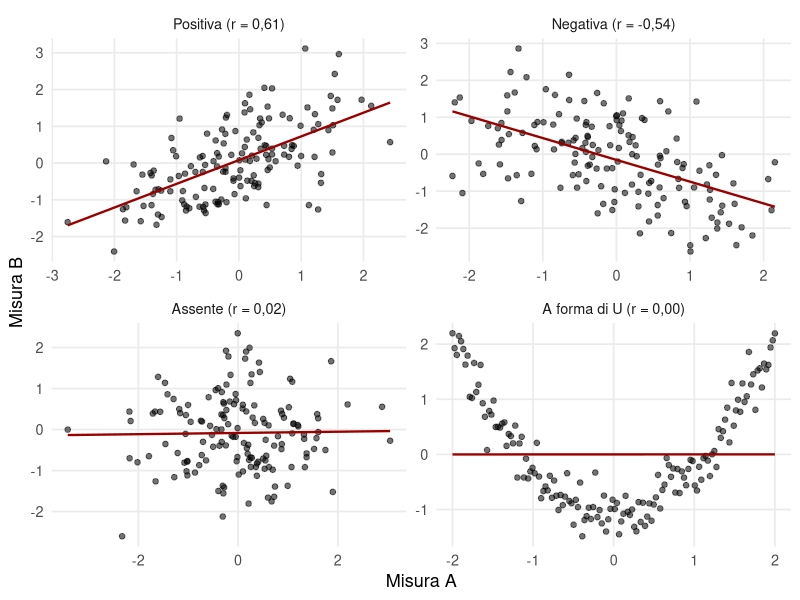
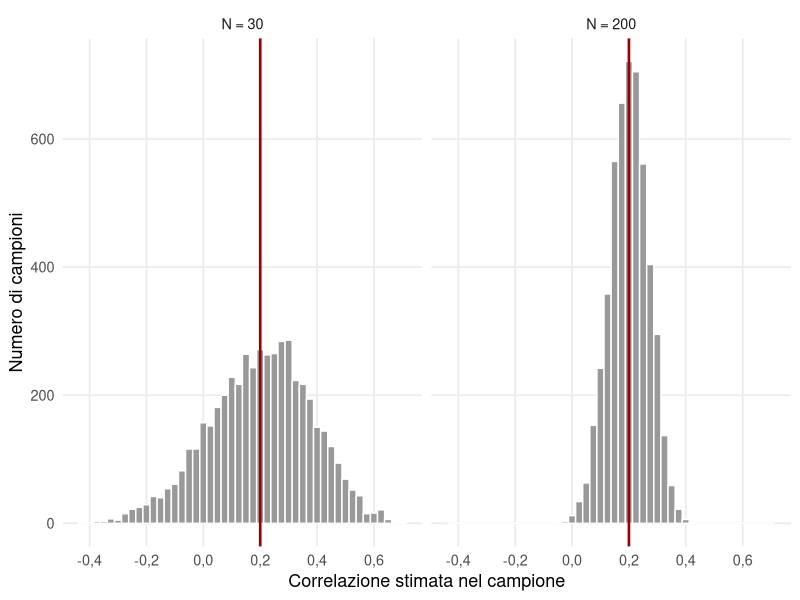
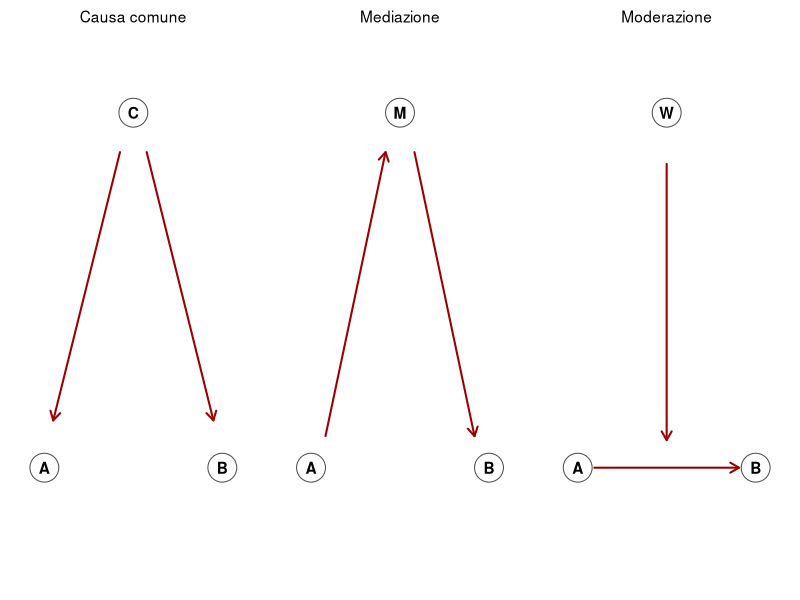

The R script that drew these images, in order:
## ---- chunk 1
#| label: setup
library(ggplot2)
rosso = "#9A0000"
virgola = function(x, d = 2) formatC(x, format = "f", digits = d, decimal.mark = ",")
tema = theme_minimal(base_size = 13) +
  theme(panel.grid.minor = element_blank(), plot.title = element_text(size = 12))
## ---- chunk 2
#| label: fig-nuvole
#| fig-cap: "Quattro associazioni fra due misure. I primi tre pannelli mostrano dati simulati a scopo illustrativo; il quarto una relazione a U costruita. Il valore di *r* è calcolato sui punti disegnati."
#| fig-alt: "Quattro diagrammi di dispersione: andamento crescente, decrescente, senza tendenza e a U. Il coefficiente di Pearson è vicino a zero sia nel terzo sia nel quarto pannello, anche se nel quarto i punti seguono chiaramente una curva."
#| fig-width: 8
#| fig-height: 7
set.seed(2026)
n = 150
sim = function(rho) MASS::mvrnorm(n, c(0, 0), matrix(c(1, rho, rho, 1), 2))
p1 = sim(.50); p2 = sim(-.50); p3 = sim(0)
xu = seq(-2, 2, length.out = n); yu = xu^2 + rnorm(n, 0, .35)
d = rbind(
  data.frame(x = p1[, 1], y = p1[, 2], tipo = "Positiva"),
  data.frame(x = p2[, 1], y = p2[, 2], tipo = "Negativa"),
  data.frame(x = p3[, 1], y = p3[, 2], tipo = "Assente"),
  data.frame(x = xu, y = as.numeric(scale(yu)), tipo = "A forma di U")
)
d$tipo = factor(d$tipo, levels = c("Positiva", "Negativa", "Assente", "A forma di U"))
lab = sapply(split(d, d$tipo), function(s) paste0("r = ", virgola(cor(s$x, s$y))))
levels(d$tipo) = paste0(levels(d$tipo), " (", lab, ")")
ggplot(d, aes(x, y)) +
  geom_point(alpha = .55, size = 1.6) +
  geom_smooth(method = "lm", se = FALSE, colour = rosso, linewidth = .8) +
  facet_wrap(~tipo, scales = "free") +
  labs(x = "Misura A", y = "Misura B") +
  tema
## ---- chunk 3
#| label: fig-campioni
#| fig-cap: "Distribuzione delle correlazioni ottenute in 5.000 campioni simulati estratti da una popolazione in cui la correlazione vera è 0,20 (linea verticale). Con 30 persone le stime spaziano da valori negativi a valori molto alti; con 200 si concentrano attorno al valore vero."
#| fig-alt: "Due istogrammi. Con campioni di 30 persone le correlazioni stimate vanno circa da meno 0,2 a più 0,6; con campioni di 200 persone vanno circa da 0,05 a 0,35."
#| fig-width: 8
#| fig-height: 3.6
set.seed(1904)
stima = function(n) replicate(5000, cor(MASS::mvrnorm(n, c(0, 0), matrix(c(1, .2, .2, 1), 2)))[1, 2])
dc = rbind(data.frame(r = stima(30), N = "N = 30"), data.frame(r = stima(200), N = "N = 200"))
dc$N = factor(dc$N, levels = c("N = 30", "N = 200"))
ggplot(dc, aes(r)) +
  geom_histogram(binwidth = .025, fill = "grey60", colour = "white") +
  geom_vline(xintercept = .2, colour = rosso, linewidth = .9) +
  facet_wrap(~N) +
  scale_x_continuous(breaks = seq(-.4, .8, .2), labels = function(x) virgola(x, 1)) +
  labs(x = "Correlazione stimata nel campione", y = "Numero di campioni") +
  tema
## ---- chunk 4
#| label: fig-schemi
#| fig-cap: "Tre schemi causali ipotetici. Le frecce rappresentano ipotesi, non conclusioni ricavabili dalle sole correlazioni."
#| fig-alt: "Nel primo schema una variabile C influenza sia A sia B. Nel secondo il percorso da A a B passa attraverso M. Nel terzo una variabile W modifica la freccia che va da A a B."
#| fig-width: 9
#| fig-height: 2.6
par(mfrow = c(1, 3), mar = c(1, 1, 2.5, 1))
nodo = function(x, y, t) { symbols(x, y, circles = .13, inches = FALSE, add = TRUE, bg = "white", fg = "grey30"); text(x, y, t, font = 2, cex = 1.4) }
freccia = function(x0, y0, x1, y1) arrows(x0, y0, x1, y1, length = .1, lwd = 2, col = rosso)
vuoto = function(titolo) { plot(0, 0, type = "n", xlim = c(0, 2), ylim = c(-.2, 1.1), axes = FALSE, xlab = "", ylab = ""); title(titolo, cex.main = 1.4, font.main = 1) }
vuoto("Causa comune"); freccia(.88, .85, .28, .17); freccia(1.12, .85, 1.72, .17)
nodo(1, .95, "C"); nodo(.2, .05, "A"); nodo(1.8, .05, "B")
vuoto("Mediazione"); freccia(.33, .13, .87, .85); freccia(1.13, .85, 1.67, .13)
nodo(.2, .05, "A"); nodo(1, .95, "M"); nodo(1.8, .05, "B")
vuoto("Moderazione"); freccia(.35, .05, 1.65, .05); freccia(1, .82, 1, .12)
nodo(.2, .05, "A"); nodo(1.8, .05, "B"); nodo(1, .95, "W")
